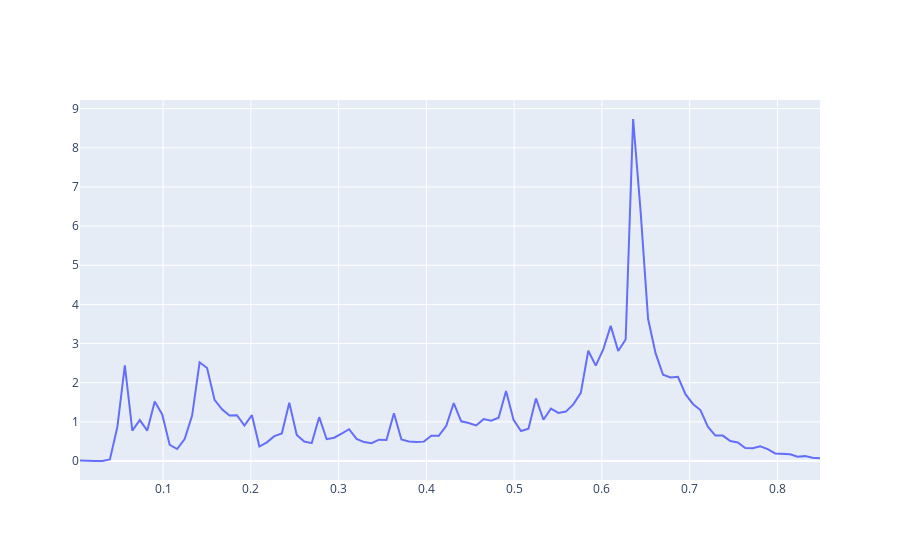

This figure's notebook cell:
### Code cell
G = vvv['nVertices'].lumi_distribution.plot()
export_Graph(G , 'LumiDist', '{0}/{1}/'.format(parent_dir,directory))
G
